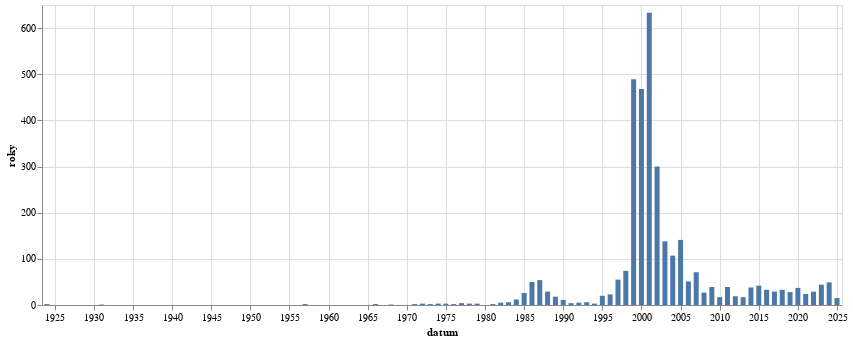

Source (notebook cell):
### Code cell
alt.Chart(
    df.drop_nulls(subset=["datum"]).explode("roky").filter(pl.col("roky") == 2000).sort(by="datum").group_by_dynamic(index_column='datum',every='1y').agg(pl.col("roky").len()).to_pandas(),
    width=800
).mark_bar(
).encode(
    alt.X('datum:T'),alt.Y('roky:Q')
)

### Figure 1 — Vega-Lite specification as saved in the notebook (floating-point values rounded to 4 significant figures)
{"config": {"view": {"continuousWidth": 300, "continuousHeight": 300}}, "data": {"name": "data-f035ec5a3943225ac0a17992c60a50d4"}, "mark": {"type": "bar"}, "encoding": {"x": {"field": "datum", "type": "temporal"}, "y": {"field": "roky", "type": "quantitative"}}, "width": 800, "$schema": "https://vega.github.io/schema/vega-lite/v5.8.0.json", "datasets": {"data-f035ec5a3943225ac0a17992c60a50d4": [{"datum": "1924-01-01T00:00:00", "roky": 2}, {"datum": "1931-01-01T00:00:00", "roky": 1}, {"datum": "1957-01-01T00:00:00", "roky": 2}, {"datum": "1966-01-01T00:00:00", "roky": 2}, {"datum": "1968-01-01T00:00:00", "roky": 1}, {"datum": "1971-01-01T00:00:00", "roky": 2}, {"datum": "1972-01-01T00:00:00", "roky": 3}, {"datum": "1973-01-01T00:00:00", "roky": 2}, {"datum": "1974-01-01T00:00:00", "roky": 3}, {"datum": "1975-01-01T00:00:00", "roky": 3}, {"datum": "1976-01-01T00:00:00", "roky": 2}, {"datum": "1977-01-01T00:00:00", "roky": 4}, {"datum": "1978-01-01T00:00:00", "roky": 3}, {"datum": "1979-01-01T00:00:00", "roky": 3}, {"datum": "1981-01-01T00:00:00", "roky": 2}, {"datum": "1982-01-01T00:00:00", "roky": 5}, {"datum": "1983-01-01T00:00:00", "roky": 6}, {"datum": "1984-01-01T00:00:00", "roky": 12}, {"datum": "1985-01-01T00:00:00", "roky": 26}, {"datum": "1986-01-01T00:00:00", "roky": 50}, {"datum": "1987-01-01T00:00:00", "roky": 54}, {"datum": "1988-01-01T00:00:00", "roky": 29}, {"datum": "1989-01-01T00:00:00", "roky": 18}, {"datum": "1990-01-01T00:00:00", "roky": 11}, {"datum": "1991-01-01T00:00:00", "roky": 4}, {"datum": "1992-01-01T00:00:00", "roky": 5}, {"datum": "1993-01-01T00:00:00", "roky": 6}, {"datum": "1994-01-01T00:00:00", "roky": 3}, {"datum": "1995-01-01T00:00:00", "roky": 20}, {"datum": "1996-01-01T00:00:00", "roky": 23}, {"datum": "1997-01-01T00:00:00", "roky": 55}, {"datum": "1998-01-01T00:00:00", "roky": 74}, {"datum": "1999-01-01T00:00:00", "roky": 489}, {"datum": "2000-01-01T00:00:00", "roky": 468}, {"datum": "2001-01-01T00:00:00", "roky": 633}, {"datum": "2002-01-01T00:00:00", "roky": 300}, {"datum": "2003-01-01T00:00:00", "roky": 138}, {"datum": "2004-01-01T00:00:00", "roky": 107}, {"datum": "2005-01-01T00:00:00", "roky": 141}, {"datum": "2006-01-01T00:00:00", "roky": 51}, {"datum": "2007-01-01T00:00:00", "roky": 71}, {"datum": "2008-01-01T00:00:00", "roky": 27}, {"datum": "2009-01-01T00:00:00", "roky": 39}, {"datum": "2010-01-01T00:00:00", "roky": 17}, {"datum": "2011-01-01T00:00:00", "roky": 39}, {"datum": "2012-01-01T00:00:00", "roky": 19}, {"datum": "2013-01-01T00:00:00", "roky": 17}, {"datum": "2014-01-01T00:00:00", "roky": 38}, {"datum": "2015-01-01T00:00:00", "roky": 42}, {"datum": "2016-01-01T00:00:00", "roky": 33}, {"datum": "2017-01-01T00:00:00", "roky": 29}, {"datum": "2018-01-01T00:00:00", "roky": 33}, {"datum": "2019-01-01T00:00:00", "roky": 28}, {"datum": "2020-01-01T00:00:00", "roky": 37}, {"datum": "2021-01-01T00:00:00", "roky": 24}, {"datum": "2022-01-01T00:00:00", "roky": 29}, {"datum": "2023-01-01T00:00:00", "roky": 44}, {"datum": "2024-01-01T00:00:00", "roky": 49}, {"datum": "2025-01-01T00:00:00", "roky": 15}]}}
